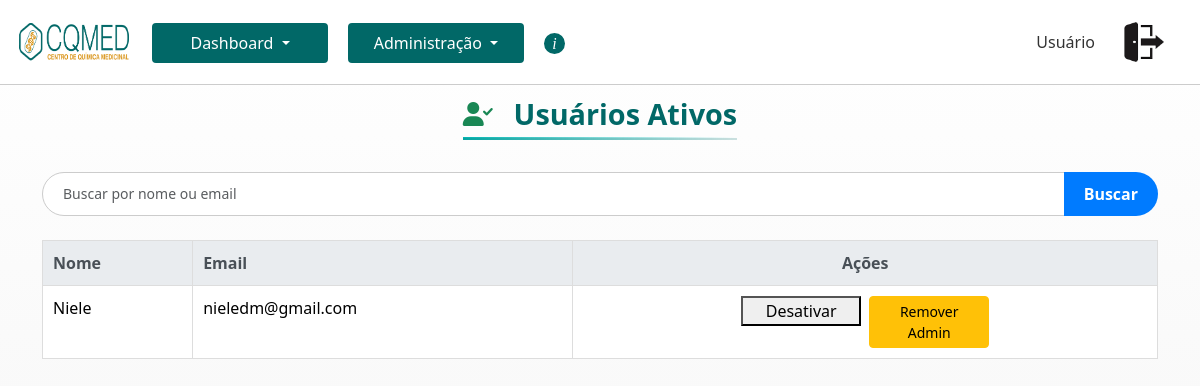
The app's page /admin/usuarios_ativos (signed in) with its own data.
### tables this page shows
CREATE TABLE users (
            id INTEGER PRIMARY KEY AUTOINCREMENT,
            name TEXT NOT NULL,
            email TEXT UNIQUE NOT NULL,
            password TEXT NOT NULL,
            is_admin INTEGER DEFAULT 0,
            is_active INTEGER DEFAULT 0
        );

### app.py (the view)
@app.route('/admin/usuarios_ativos')
def usuarios_ativos():
    if not session.get('is_admin'):
        flash('Acesso não autorizado.', 'danger')
        return redirect(url_for('dashboard'))
    search_query = request.args.get('search', '')
    with get_db_connection() as conn:
        c = conn.cursor()
        c.execute('''
            SELECT id, name, email, is_admin
            FROM users
            WHERE is_active = 1 AND (name LIKE ? OR email LIKE ?)
            ORDER BY name ASC
        ''', ('%' + search_query + '%', '%' + search_query + '%'))
        usuarios_ativos = c.fetchall()
    return render_template('usuarios_ativos.html',
                         titulo='Usuários Ativos',
                         active_page='ativos',
                         usuarios_ativos=usuarios_ativos,
                         search_query=search_query)

### app.py (called while the page is built)
@app.context_processor
def inject_user():
    return dict(nome_usuario=getattr(g, 'nome_usuario', 'Usuário'))

### database.py (called while the page is built)
def get_db_connection():
    conn = sqlite3.connect(DATABASE)
    conn.row_factory = sqlite3.Row
    return conn

### templates/usuarios_ativos.html
{% extends 'base_usuarios.html' %}
{% block tabela_usuarios %}
    {% for user in usuarios_ativos %}
    <tr>
        <td>{{ user[1] }}</td>
        <td>{{ user[2] }}</td>
        <td class="text-center">
            <div class="d-flex justify-content-center gap-2">
                <form method="POST" action="{{ url_for('inativar_usuario', user_id=user[0]) }}">
                    <button type="submit" class="btn-sm btn-uniform">Desativar</button>
                </form>
                <form method="POST" action="{{ url_for('toggle_admin', user_id=user[0]) }}">
                    {% if user[3] == 1 %}
                        <button type="submit" class="btn btn-warning btn-sm btn-uniform">Remover Admin</button>
                    {% else %}
                        <button type="submit" class="btn btn-success btn-sm btn-uniform">Tornar Admin</button>
                    {% endif %}
                </form>
            </div>
        </td>
    </tr>
    {% endfor %}
{% endblock %}

### static/css/base.css (style rules this page uses)
body { background: linear-gradient(to bottom, #ffffff, #f3f3f3); min-height: 100vh; color: #333; }
.btn-uniform { width: 120px; }

### static/css/table.css (style rules this page uses)
.table th, .table td { padding: 10px; text-align: left; }
.table-bordered td, .table-bordered th { border: 1px solid #ddd; }

### records on screen
users: name "Niele", email "nieledm@gmail.com", is_admin "Remover Admin"

### other values on screen
{{ nome_usuario }} "Usuário"
{{ titulo }} "Usuários Ativos"
